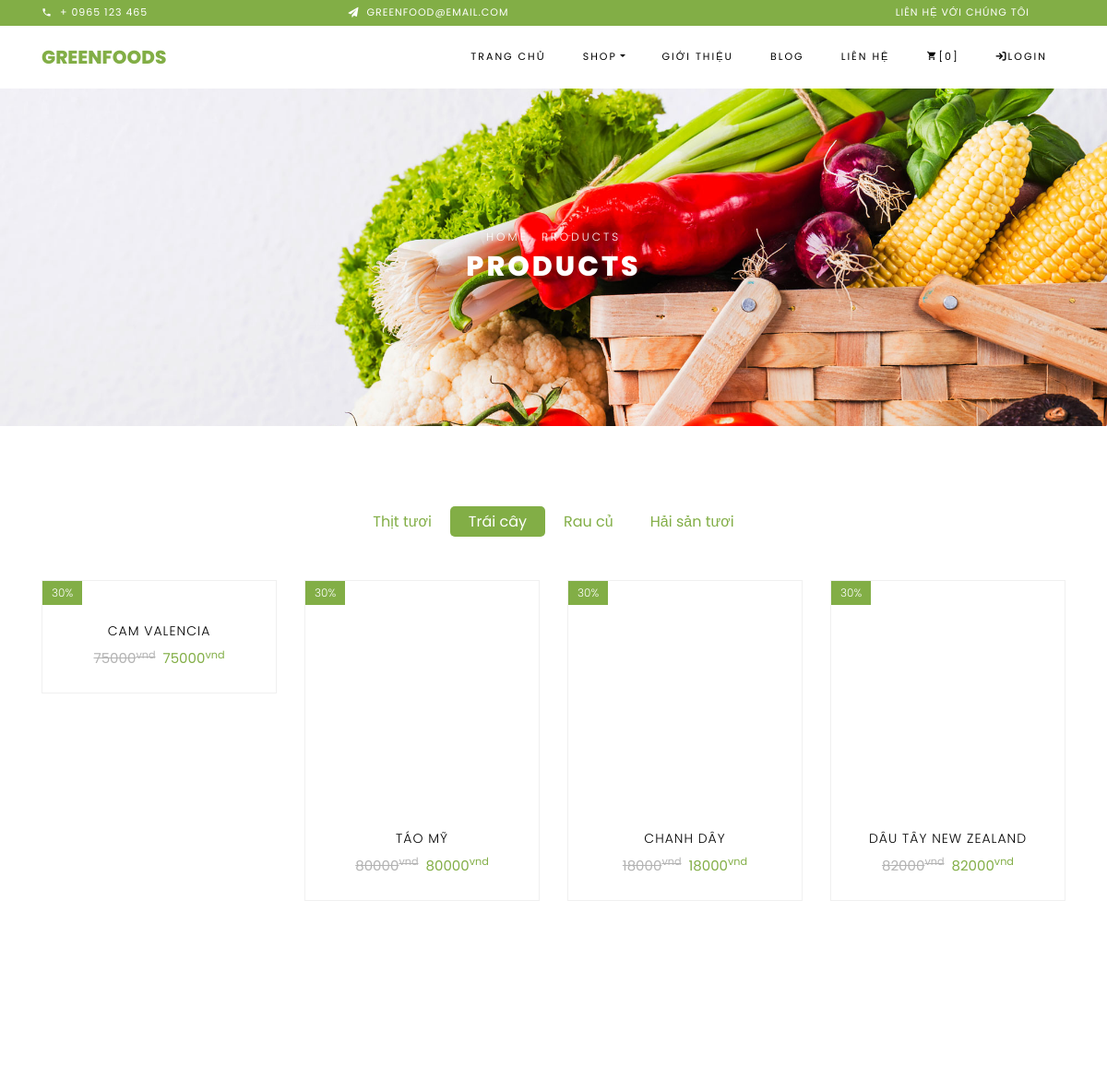
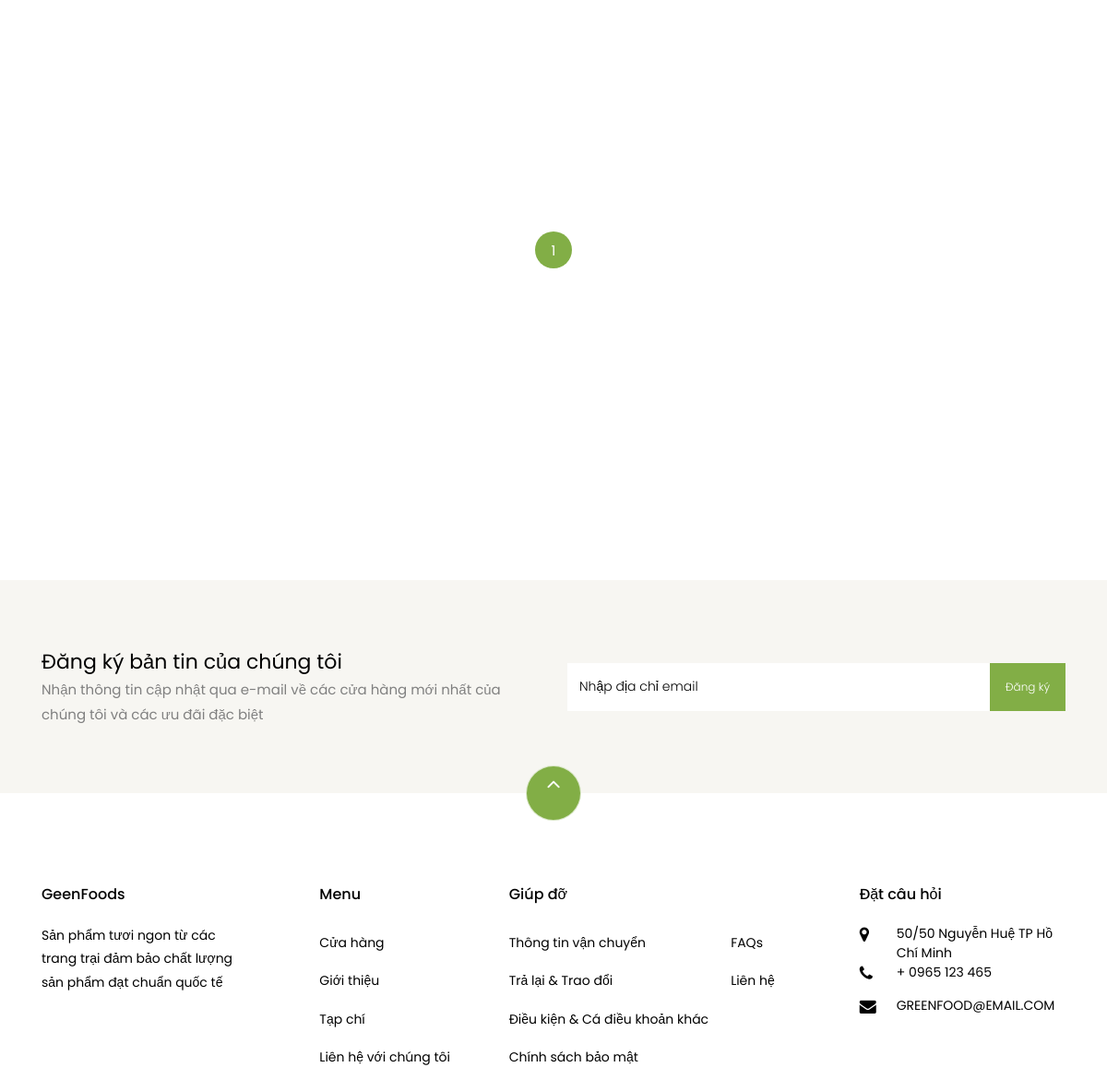
Screenshot of /product/shop/t=1/page=1 with the database file from the repository (2 pictures, top to bottom).
### tables this page shows
CREATE TABLE `food` (
  `id` int(11) NOT NULL,
  `foodName` text NOT NULL,
  `categoryId` int(11) NOT NULL,
  `price` double NOT NULL,
  `foodDescription` text NOT NULL,
  `foodImage` text NOT NULL,
  `createDate` timestamp NOT NULL DEFAULT current_timestamp(),
  `updateDate` timestamp NOT NULL DEFAULT current_timestamp()
);

### mvc/core/Controller.php (called while the page is built, shortened)
<?php
class Controller
{
    public function view($view, $data = [])
    {
        require_once "./mvc/views/" . $view . ".php";
    }
}

### mvc/controllers/Product.php (called while the page is built, shortened)
<?php
class Product extends Controller
{
    function Shop()
    {
        $db = new Database();
        $food = new Food($db);
        $listFoodsByCategory = $food->getFoodListByCategoryId(-1, true);
        $this->view("layoutRoot", [
            "Page" => "shop",
            "FoodListByCategory" => $listFoodsByCategory
        ]);
    }
}

### mvc/core/App.php (called while the page is built, shortened)
<?php
class App
{
    protected $action = "Index";
    function __construct()
    {
        $arr = $this->UrlProcess();
        if (isset($arr[0]) && $arr[0] != "" && file_exists("./mvc/controllers/" . $arr[0] . ".php")) {
            unset($arr[0]);
        }
        $this->controller = new $this->controller;
        if (isset($arr[1])) {
            if (method_exists($this->controller, $arr[1])) {
                $this->action = $arr[1];
            }
            unset($arr[1]);
        }
        $this->params = $arr ? array_values($arr) : [];
        call_user_func_array([$this->controller, $this->action], $this->params);
    }
    function UrlProcess()
    {
        if (isset($_GET["url"])) {
            return explode("/", filter_var(trim($_GET["url"], "/")));
        }
    }
}

### index.php (called while the page is built, shortened)
<?php
$myApp = new App();

### mvc/config/dbhelper.php (called while the page is built, shortened)
<?php
function executeResult($sql, $isSingleRecord = false)
{
	$conn = mysqli_connect(HOST, USERNAME, PASSWORD, DATABASE);
	mysqli_set_charset($conn, 'utf8');
	$resultset = mysqli_query($conn, $sql);
	if ($isSingleRecord) {
		$data = mysqli_fetch_array($resultset, 1);
	} else {
		$data = [];
		while (($row = mysqli_fetch_array($resultset, 1)) != null) {
			$data[] = $row;
		}
	}
	return $data;
}

### mvc/models/Food.php (called while the page is built, shortened)
<?php
require_once "./mvc/config/dbhelper.php";
class Food
{
    public function getFoodListByCategoryId($categoryId, $isArrayMultiple = false)
    {
        if ($isArrayMultiple) {
            $query_get_all_category = "SELECT * FROM category";
            $array_id_category = executeResult($query_get_all_category);
            $multiCategories = array();
            $multiCategories['categoryName'] = array();
            $multiCategories['foodData'] = array();
            foreach ($array_id_category as $category) {
                array_push($multiCategories['categoryName'], $category['categoryName']);
                $query = "SELECT * FROM food WHERE categoryId = " . $category['id'];
                array_push($multiCategories['foodData'], executeResult($query));
            }
            return $multiCategories;
        }
        $query = "SELECT * FROM food WHERE categoryId = " . $categoryId . " ORDER BY categoryId DESC LIMIT 7";
        return executeResult($query);
    }
}

### mvc/views/components/user/food-item.php (the view, shortened to what this page needs)
<?php
echo "<div class='col-md-6 col-lg-3 ftco-animate'>";
echo "<div class='product'>";
echo "<a href='" . $base_url . "product/detail/" . $item['id'] . "' class='img-prod'><img class='img-fluid' accept='image/*' src='" . $base_url . $assets_url . "images/food/" . $item['foodImage'] . "' alt='Colorlib Template'>";
echo "<span class='status'>30%</span>";
echo "</a>";
echo "<div class='text py-3 pb-4 px-3 text-center'>";
echo "<h3><a href='" . $base_url . "product/detail/" . $item['id'] . "'>" . $item['foodName'] . "</a></h3>";
echo "<div class='d-flex'>";
echo "<div class='pricing'>";
echo "<p class='price'><span class='mr-2 price-dc'>" . $item['price'] . "<sup>vnd</sup></span><span class='price-sale'>" . $item['price'] . "<sup>vnd</sup></span></p>";
echo "</div>";
echo "</div>";
echo "</div>";
echo "</div>";
echo "</div>";

### mvc/views/pages/user/shop.php (shortened to what this page needs)
<?php
$array_url = explode("/", filter_var(trim($_GET["url"], "/")));
$tmpTab = $array_url[max(array_keys($array_url)) - 1];
$tabTypeIndex = max(array_keys(explode("t=", $tmpTab)));
if (count($array_url) > 2) {
    $tabType = explode("t=", $tmpTab)[$tabTypeIndex];
} else {
    $page = 1;
    $tabType = 0;
}
?>
<div class="hero-wrap hero-bread" style="background-image: url('<?php echo $base_url . $assets_url ?>images/bg_1.jpg');">
    <div class="container">
        <div class="row no-gutters slider-text align-items-center justify-content-center">
            <div class="col-md-9 ftco-animate text-center">
                <p class="breadcrumbs"><span class="mr-2"><a href="<?php echo $base_url ?>">Home</a></span> <span>Products</span></p>
                <h1 class="mb-0 bread">Products</h1>
            </div>
        </div>
    </div>
</div>
<section class="ftco-section">
    <div class="container">
        <div class="row justify-content-center">
            <div class="col-md-10 mb-5 text-center">
                <ul class="product-category nav nav-pills justify-content-center" role="tablist">
                    <?php
                    foreach ($_SESSION['FoodListByCategoryName']['categoryName'] as $key => $categoryName) {
                        if ($key == $tabType) {
                            $acticeState = "show active";
                        } else {
                            $acticeState = "";
                        }
                        echo "<li role='presentation'><a id='" . $key . "' class='" . $acticeState . "' href='#tab-" . $key . "'
                        onclick=\"window.location.href='" . $base_url . "product/shop/t=" . $key . "/page=" . "1" . "'\"
                        aria-controls='#tab-" . $key . "'
                        role='tab'
                        data-toggle='tab'>" . $categoryName . "</a></li>";
                    }
                    ?>
                </ul>
            </div>
        </div>
        <div class="tab-content">
            <?php $acticeState;
            foreach ($_SESSION['FoodListByCategoryName']['foodData'] as $key => $foodData) {
                if ($key == $tabType) {
                    $acticeState = "active";
                } else {
                    $acticeState = " ";
                }
                echo "<div role='tabpanel' class='tab-pane " . $acticeState . " ' id='tab-" . $key . "'>";
                echo "<div class='row'>";
                $datas = array_slice($foodData, $_SESSION['from_record_num'], $_SESSION['records_per_page']);
                foreach ($datas as $item) {
                    require "./mvc/views/components/user/food-item.php";
                }
                echo "</div>";
                require "./mvc/views/components/user/paging.php";
                echo "</div>";
            }
            ?>
        </div>
    </div>
</section>

### rows the page displays
food: foodName "CAM VALENCIA", price "75000"
food: foodName "TÁO MỸ", price "80000"
food: foodName "CHANH DÂY", price "18000"
food: foodName "DÂU TÂY NEW ZEALAND", price "82000"

### other values shown
$categoryName "Thịt tươi"
$categoryName "Trái cây"
$categoryName "Rau củ"
$categoryName "Hải sản tươi"
